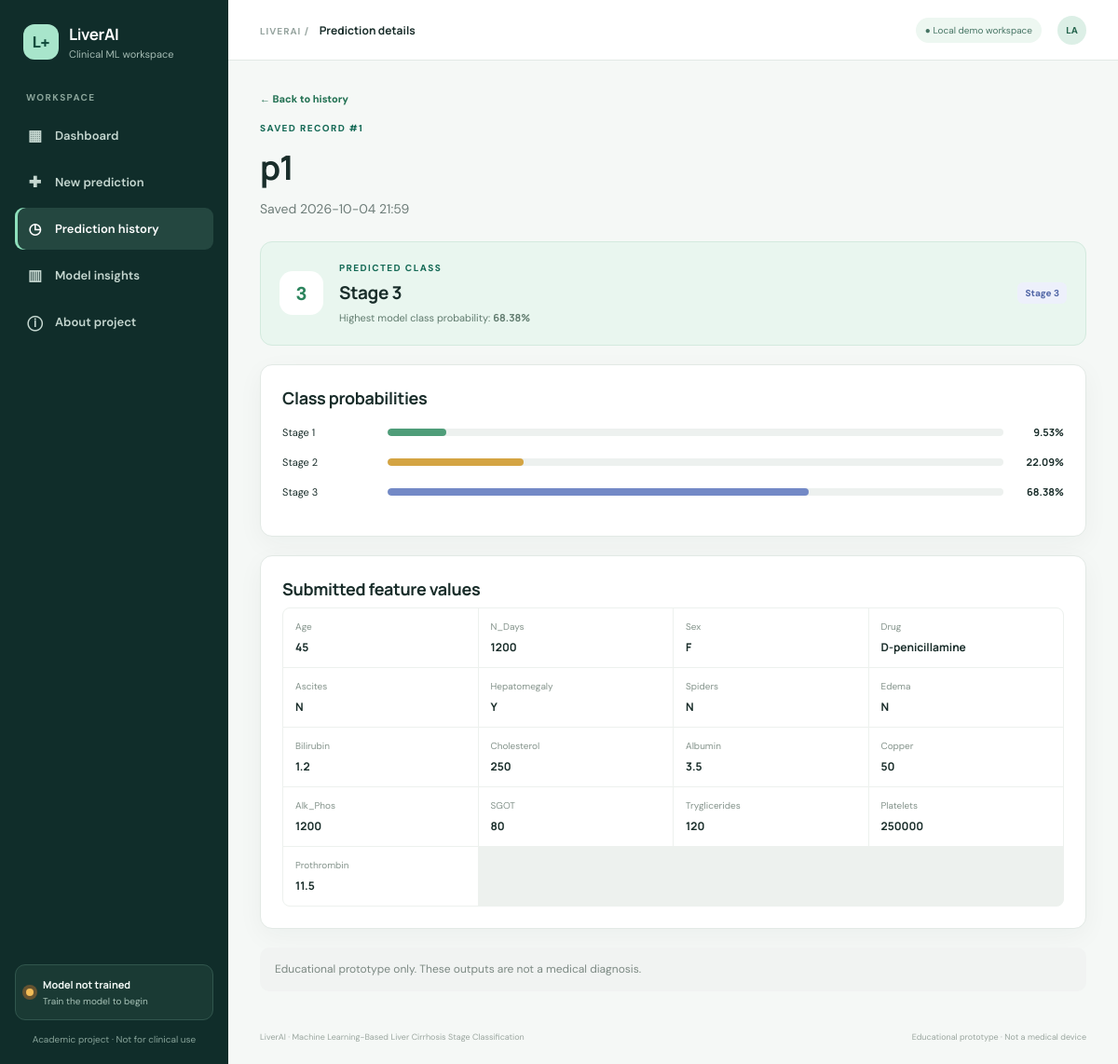
Page /history/1 on the committed database.
### tables this page shows
CREATE TABLE predictions (id INTEGER PRIMARY KEY AUTOINCREMENT, created_at TEXT NOT NULL, patient_label TEXT NOT NULL, stage INTEGER NOT NULL, confidence REAL, probabilities TEXT NOT NULL, inputs TEXT NOT NULL);

### app.py (the view)
@app.route('/history/<int:record_id>')
def history_detail(record_id):
    with connect_db() as conn: row = conn.execute('SELECT * FROM predictions WHERE id=?', (record_id,)).fetchone()
    if not row: return render_template('not_found.html', title='Record not found'), 404
    return render_template('detail.html', title='Prediction details', row=row, inputs=json.loads(row['inputs']), probabilities=json.loads(row['probabilities']))

### app.py (called while the page is built)
def connect_db():
    conn = sqlite3.connect(DB_PATH)
    conn.row_factory = sqlite3.Row
    return conn

@app.context_processor
def inject_globals():
    return {"model_ready": model is not None, "nav_endpoint": request.endpoint or ""}

### templates/detail.html
{% extends 'base.html' %}{% block content %}<section class="page-heading"><a class="text-link" href="{{ url_for('history') }}">← Back to history</a><p class="eyebrow">SAVED RECORD #{{ row.id }}</p><h1>{{ row.patient_label }}</h1><p class="muted">Saved {{ row.created_at }}</p></section><section class="result-card"><div class="result-icon">{{ row.stage }}</div><div class="result-copy"><p class="eyebrow">PREDICTED CLASS</p><h2>Stage {{ row.stage }}</h2><p>Highest model class probability: <b>{{ row.confidence }}%</b></p></div><span class="stage-pill stage-pill-{{ row.stage }}">Stage {{ row.stage }}</span></section><section class="card"><h2>Class probabilities</h2>{% for stage,prob in probabilities.items() %}<div class="probability-row"><span>{{ stage }}</span><div class="track"><div class="fill stage-fill-{{ stage[-1] }}" style="width:{{ prob }}%"></div></div><b>{{ prob }}%</b></div>{% endfor %}</section><section class="card"><h2>Submitted feature values</h2><div class="detail-grid">{% for key,value in inputs.items() %}{% if key != 'patient_label' %}<div><small>{{ key }}</small><b>{{ value }}</b></div>{% endif %}{% endfor %}</div></section><div class="disclaimer">Educational prototype only. These outputs are not a medical diagnosis.</div>{% endblock %}

### static/style.css (style rules this page uses)
:root { --ink:#192d2a;--muted:#6e7d79;--line:#e2e9e5;--bg:#f5f8f6;--green:#176b57;--deep:#102d2a;--mint:#e4f4ed;--blue:#e8f1fb;--purple:#f0ebfb;--gold:#fbf2dc;--shadow:0 8px 28px rgba(21,53,44,.045) }
* { box-sizing:border-box }
body { margin:0;background:var(--bg);color:var(--ink);font-family:'DM Sans',Arial,sans-serif;font-size:14px }
h1,h2,h3,b,strong { font-family:Manrope,'DM Sans',sans-serif }
h1 { font-size:clamp(28px,3vw,36px);letter-spacing:-1.1px;margin:5px 0 8px }
h2 { font-size:18px;letter-spacing:-.35px;margin:0 0 8px }
p { line-height:1.65;margin:7px 0 }
.eyebrow { font-size:10px;letter-spacing:1.4px;font-weight:800;color:var(--green);margin:0 0 8px }
.muted { color:var(--muted) }
.welcome-row .muted,.page-heading .muted { max-width:760px;margin-top:0 }
.stat-card,.card { background:white;border:1px solid var(--line);border-radius:13px;box-shadow:var(--shadow) }
.card { padding:23px;margin-bottom:20px }
.track { height:8px;background:#edf1ef;border-radius:99px;overflow:hidden }
.fill { height:100%;border-radius:99px;min-width:0 }
.stage-fill-1 { background:#4f9d79 }
.stage-fill-2 { background:#d4a443 }
.stage-fill-3 { background:#7389c6 }
.text-link { color:#247254;font-size:11px;text-decoration:none;font-weight:800 }
.stage-pill { display:inline-flex;padding:5px 8px;border-radius:6px;font-size:10px;font-weight:800 }
.stage-pill-3 { background:#edf0fb;color:#5368a7 }
.page-heading { margin-bottom:23px }
.page-heading h1 { margin-bottom:9px }
.page-heading>.text-link { display:inline-block;margin-bottom:17px }
.alert,.notice,.disclaimer { padding:14px 16px;border-radius:10px;margin:0 0 18px;font-size:12px;line-height:1.6 }
.disclaimer { background:#f1f3f2;color:#7c8983;margin-top:16px }
.result-card { display:flex;align-items:center;gap:17px;background:#e9f6ef;border:1px solid #d3eade;border-radius:13px;padding:20px;margin-bottom:20px }
.result-icon { width:47px;height:47px;border-radius:14px;background:#fff;color:#2d855e;display:grid;place-items:center;font-size:20px;font-weight:800;flex:none }
.result-copy { flex:1 }
.result-copy .eyebrow { margin-bottom:5px }
.result-copy h2 { font-size:19px;margin-bottom:5px }
.result-copy p:last-child { font-size:11px;color:#607b6e;margin:0 }
.probability-row { display:grid;grid-template-columns:100px minmax(80px,1fr) 52px;align-items:center;gap:13px;margin:17px 0;font-size:11px }
.probability-row>b { text-align:right }
.detail-grid { display:grid;grid-template-columns:repeat(4,minmax(0,1fr));gap:1px;background:#edf1ee;border:1px solid #edf1ee;border-radius:8px;overflow:hidden }
.detail-grid>div { background:white;padding:13px;min-width:0 }
.detail-grid small { display:block;color:#84938b;font-size:10px;margin-bottom:6px;overflow-wrap:anywhere }
.detail-grid b { font-size:12px;overflow-wrap:anywhere }

### rows in the picture
predictions: id "1", patient_label "p1", created_at "2026-10-04 21:59", stage "3", confidence "68.38"

### other values in the picture
{{ title or 'Workspace' }} "Prediction details"
{{ stage }} "Stage 1" "Stage 2" "Stage 3"
{{ prob }} "9.53" "22.09" "68.38"
{{ key }} "Age" "N_Days" "Sex" "Drug" "Ascites" "Hepatomegaly" "Spiders" "Edema" "Bilirubin" "Cholesterol" "Albumin" "Copper" "Alk_Phos" "SGOT" "Tryglicerides" "Platelets" "Prothrombin"
{{ value }} "45" "1200" "F" "D-penicillamine" "N" "Y" "N" "N" "1.2" "250" "3.5" "50" "1200" "80" "120" "250000" "11.5"
